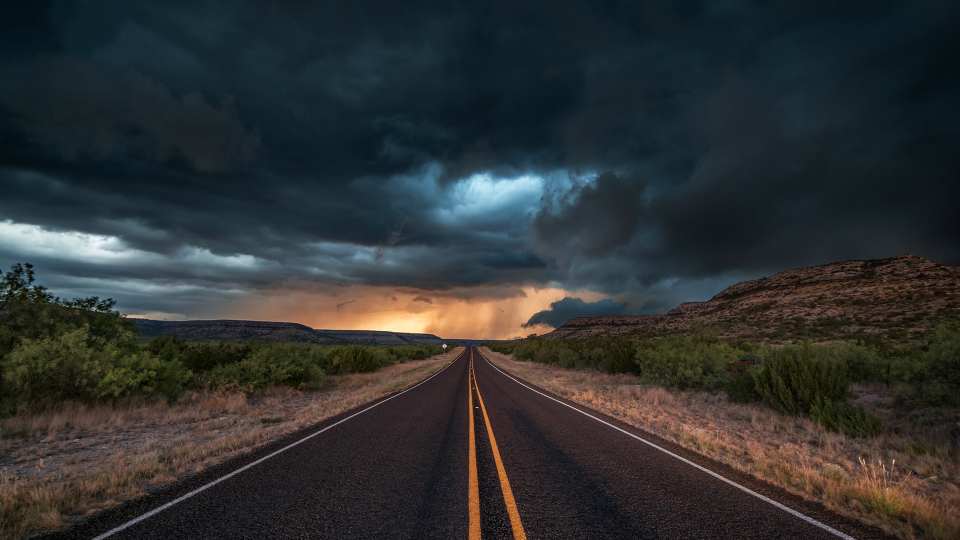
#> input picture 098.picture/Road/Road_5.jpg, 1920 x 1080 px (shown at 1/2 size)
$ python Hist_compire_2.py
#> lines starting #> are read from the running program, lines starting #| are printed output that depends on the picture
from skimage.transform import rotate
from skimage.feature import local_binary_pattern
from skimage import data, io,data_dir,filters, feature
from skimage.color import label2rgb
import skimage
import numpy as np
import matplotlib.pyplot as plt
from PIL import Image
import cv2

radius = 1  # LBP算法中范围半径的取值
n_points = radius*8

raw_image=cv2.imread("../098.picture/Road/Road_5.jpg")
#> raw_image is the input picture: shape (1080, 1920, 3); mean B, G, R 50.1, 49.9, 46.9
img = cv2.cvtColor(raw_image,cv2.COLOR_BGR2GRAY)
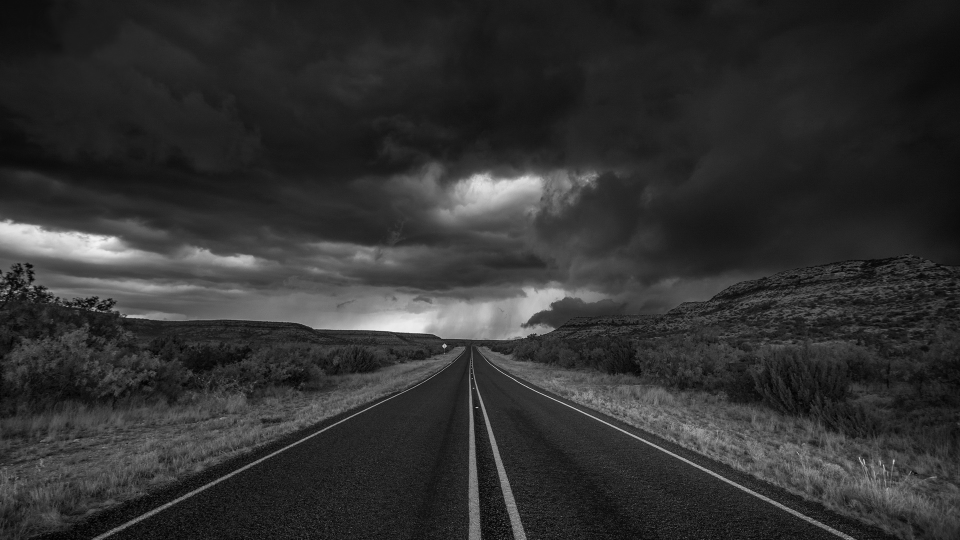
#> img: shape (1080, 1920) (shown at 1/2 size); min 0, max 246, mean 49
img_compire = cv2.imread("../098.picture/Sample/Road_3_justroad.jpg",0)
# 计算图img的直方图

method_lbp='default'
# =============================================================================
# method_lbp='default'
# =============================================================================

image_lbp = local_binary_pattern(img, n_points, radius,method =method_lbp)
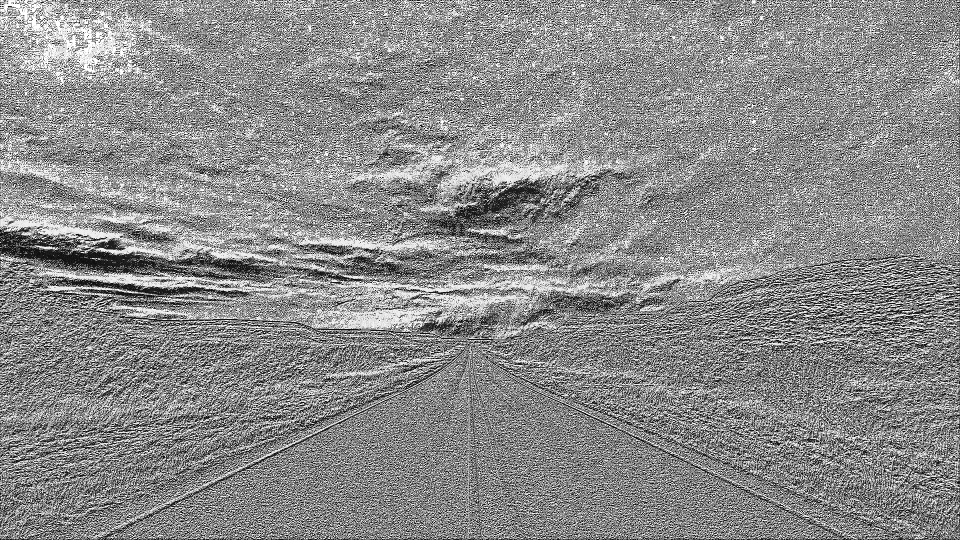
#> image_lbp: shape (1080, 1920) float64 (shown at 1/2 size); min 0, max 255, mean 138.1
image_lbp2 = local_binary_pattern(img, n_points, radius,method =method_lbp)
#> (the run stopped early here; a loop or call above may not have finished)

$ run again, with 098.picture/Road/Road_11.jpg copied over 098.picture/Road/Road_5.jpg
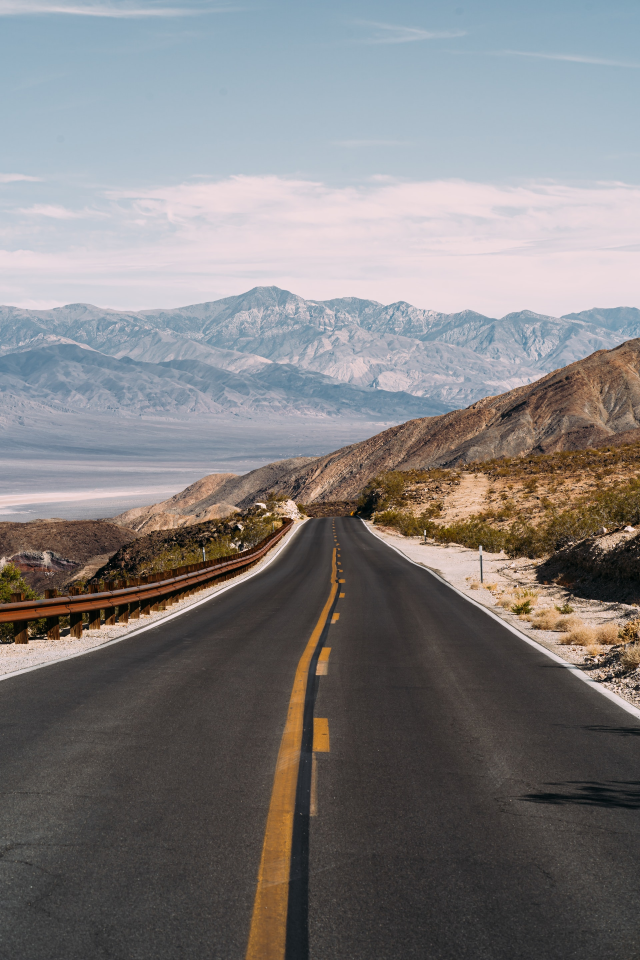
#> input picture 098.picture/Road/Road_11.jpg, 1920 x 2880 px (shown at 1/3 size)
#> raw_image is the input picture: shape (2880, 1920, 3); mean B, G, R 126.7, 126.2, 128.6
#> `img = cv2.cvtColor(raw_image,cv2.COLOR_BGR2GRAY)`:
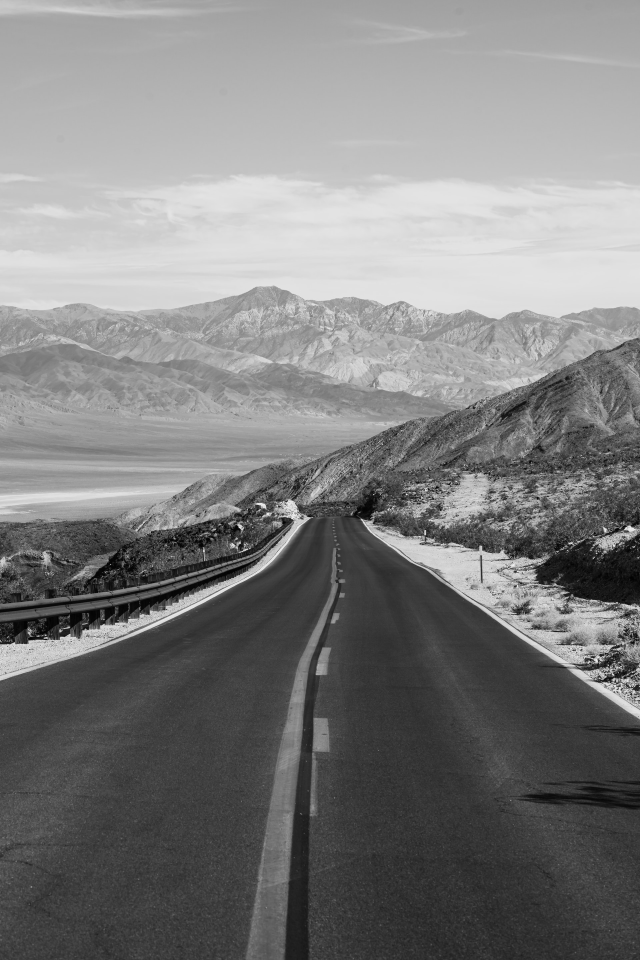
#> img: shape (2880, 1920) (shown at 1/3 size); min 0, max 253, mean 127
#> `image_lbp = local_binary_pattern(img, n_points, radius,method =method_..`:
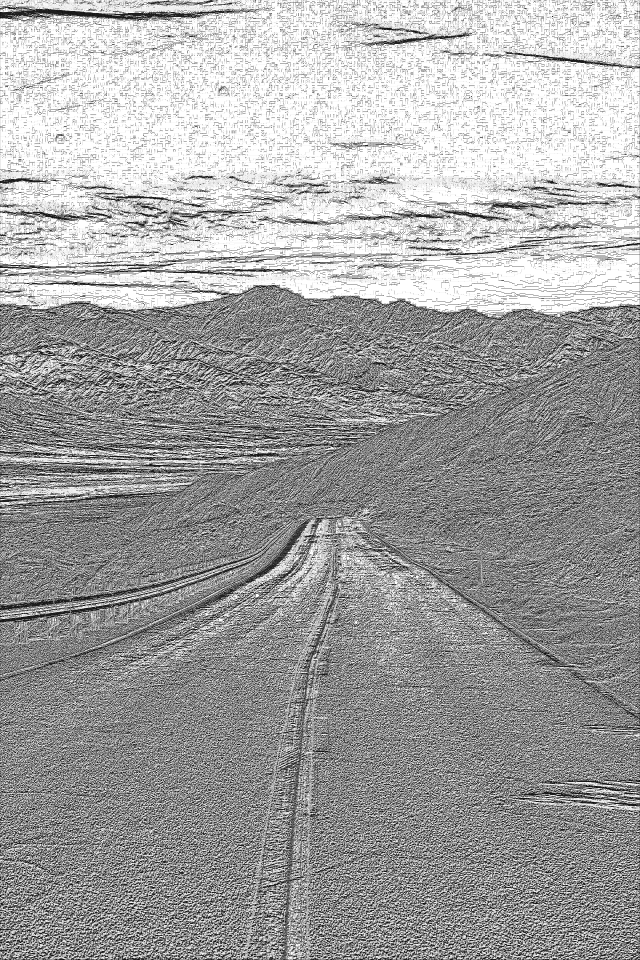
#> image_lbp: shape (2880, 1920) float64 (shown at 1/3 size); min 0, max 255, mean 161.7

$ run again, with 098.picture/Road/Road_12.jpg copied over 098.picture/Road/Road_5.jpg
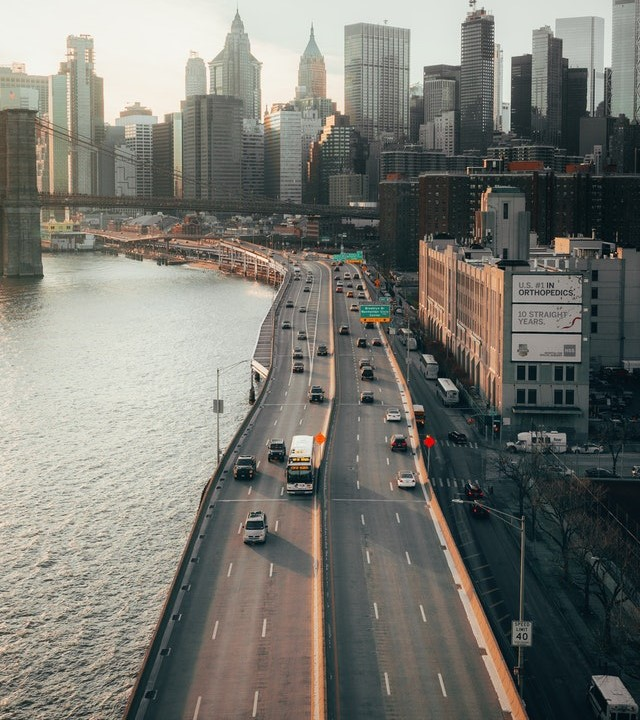
#> input picture 098.picture/Road/Road_12.jpg, 640 x 720 px
#> raw_image is the input picture: shape (720, 640, 3); mean B, G, R 112.9, 119.7, 119.8
#> `img = cv2.cvtColor(raw_image,cv2.COLOR_BGR2GRAY)`:
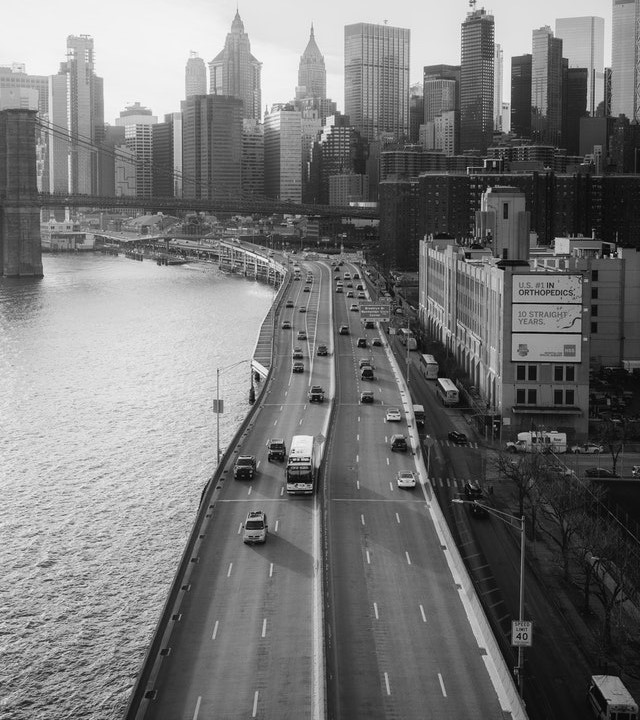
#> img: shape (720, 640); min 0, max 254, mean 119
#> `image_lbp = local_binary_pattern(img, n_points, radius,method =method_..`:
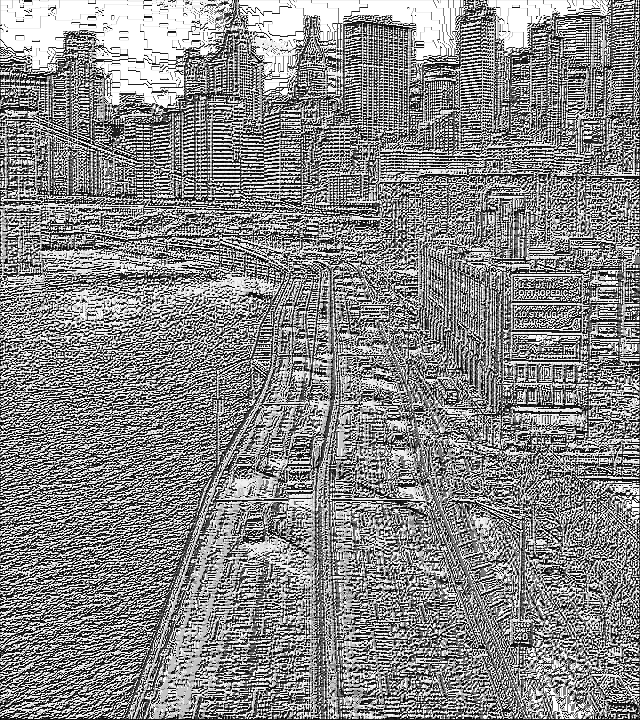
#> image_lbp: shape (720, 640) float64; min 0, max 255, mean 136.6

$ run again, with 098.picture/Road/Road_13.jpg copied over 098.picture/Road/Road_5.jpg
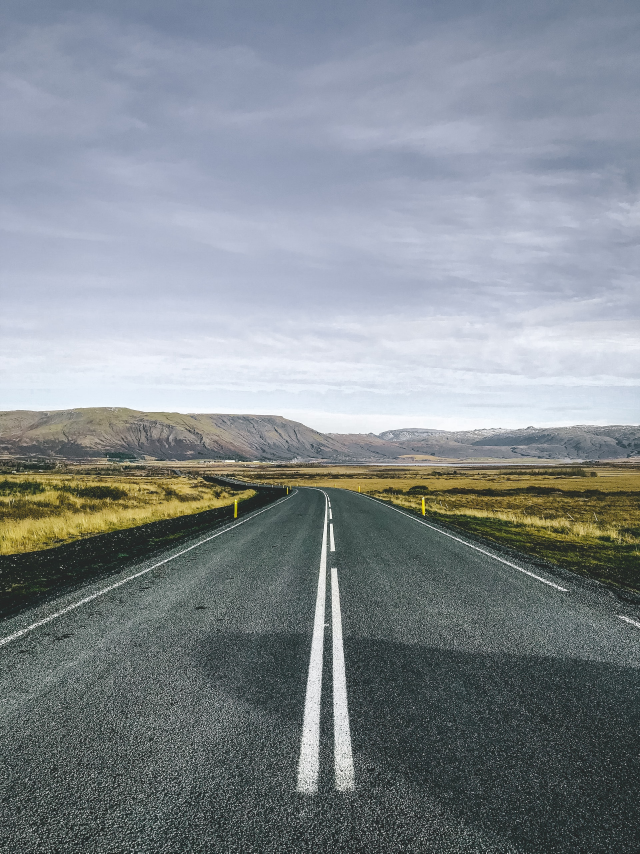
#> input picture 098.picture/Road/Road_13.jpg, 1920 x 2560 px (shown at 1/3 size)
#> raw_image is the input picture: shape (2560, 1920, 3); mean B, G, R 142.9, 138, 131.1
#> `img = cv2.cvtColor(raw_image,cv2.COLOR_BGR2GRAY)`:
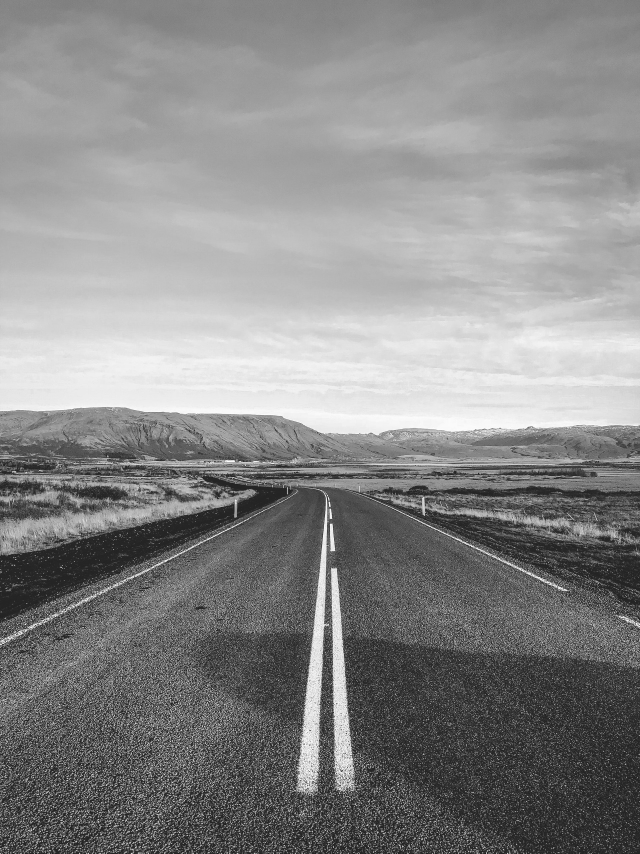
#> img: shape (2560, 1920) (shown at 1/3 size); min 0, max 255, mean 136.5
#> `image_lbp = local_binary_pattern(img, n_points, radius,method =method_..`:
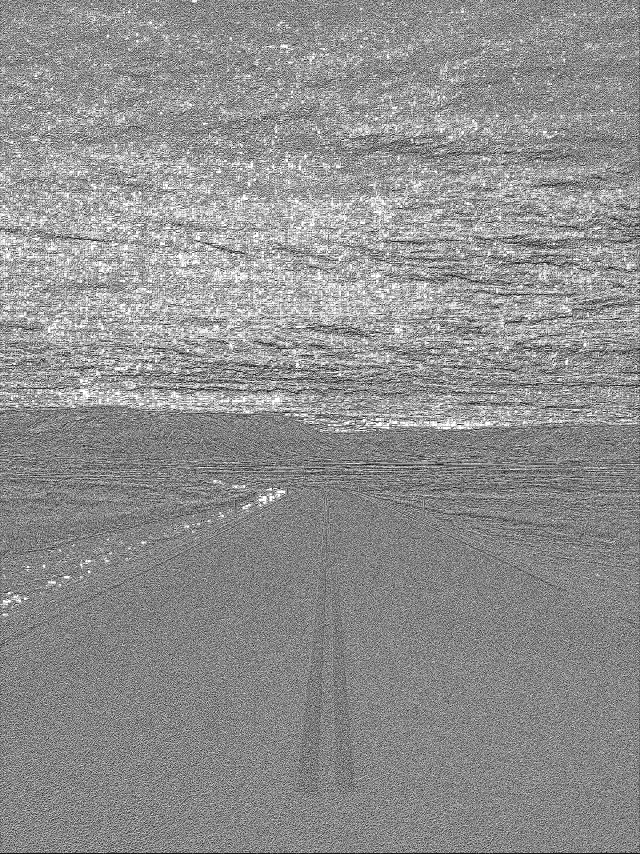
#> image_lbp: shape (2560, 1920) float64 (shown at 1/3 size); min 0, max 255, mean 143.7
